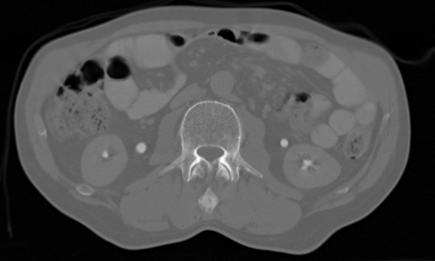
#> input picture task1/ABD_CT.jpg, 435 x 261 px
$ python third.py
#> lines starting #> are read from the running program, lines starting #| are printed output that depends on the picture
### task1/second.py
'''
@Author: Uros Miljkovic 123598
write a separate function (in a separate .py-file) that computes the ITF values and allow to specify the
parameter value 𝛾 as function parameter, a few suggestions from my side:
--> you may consider using a vector of all possible intensity values as main input to this function
--> the output then would be a vector of the mapped (transferred) intensity values – this would
resemble already the lookup table (LUT) that is needed for the actual mapping
'''

import numpy as np

def compute_itf(intensity_values, gamma):
    """
    Compute the ITF values for a given gamma parameter.

    Args:
        intensity_values (numpy.ndarray): Vector of intensity values.
        gamma (float): Gamma parameter for the power function.

    Returns:
        numpy.ndarray: Vector of mapped intensity values (ITF values).
    """
    # Apply power function to the intensity values
    itf_values = np.power(intensity_values, gamma)

    return itf_values

'''
This function takes the input vector of intensity values and the gamma parameter as arguments. It applies the power function to each intensity value and returns the resulting mapped intensity values.
You can then use this function in your main script by importing it:
CODE START
#################################################
from itf_function import compute_itf

# Define intensity values
intensity_values = np.linspace(0, 1, 256)  # Example: Range of 0 to 1 with 256 values

# Define gamma parameter
gamma = 1.5  # Example: Adjust this parameter as desired

# Compute ITF values
itf_values = compute_itf(intensity_values, gamma)

# Print the ITF values
print(itf_values)
#################################################
CODE END

Make sure the "itf_function.py" file is in the same directory as your main script. Adjust the range and number of intensity values as needed for your specific use case.

By separating the ITF computation into a separate function, you can easily reuse it and provide different gamma values to generate different lookup tables.
'''

### task1/third.py
'''
@Author: Uros Miljkovic 123598
map the intensity values of the image (the intensity value of every pixel) by applying the ITF (LUT)
'''
import cv2
import numpy as np
from second import compute_itf
import matplotlib.pyplot as plt

# Load the image
image = cv2.imread('ABD_CT.jpg', cv2.IMREAD_GRAYSCALE)
#> image is the input picture: shape (261, 435); min 0, max 255, mean 76.1

# Define intensity values
intensity_values = np.arange(256) / 255.0  # Range of 0 to 1 with 256 values

# Define gamma parameter
gamma = 1.5  # Adjust this parameter as desired

# Compute ITF lookup table
itf_lookup_table = compute_itf(intensity_values, gamma)

# Map intensity values of the image using ITF lookup table
mapped_image = itf_lookup_table[image]
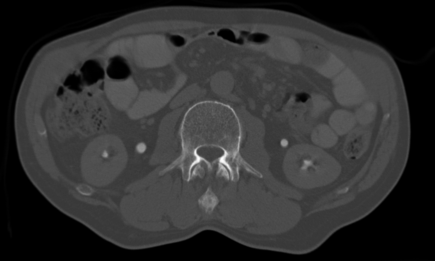
#> mapped_image: shape (261, 435) float64; min 0, max 1, mean 0.193

# Convert mapped image back to appropriate datatype and value range
mapped_image = (mapped_image * 255).astype(np.uint8)

# Display the original and mapped images using matplotlib


plt.subplot(1, 2, 1)
plt.imshow(image, cmap='gray')
plt.title('Original Image')
plt.axis('off')

plt.subplot(1, 2, 2)
plt.imshow(mapped_image, cmap='gray')
plt.title('Mapped Image (ITF)')
plt.axis('off')

plt.tight_layout()
plt.show()
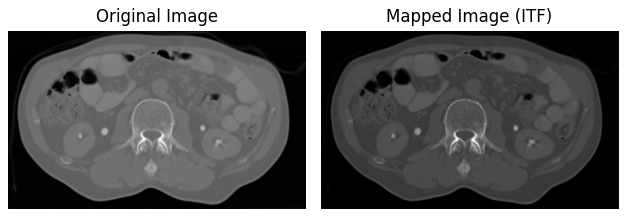
#> figure drawn by matplotlib, 2 panels
